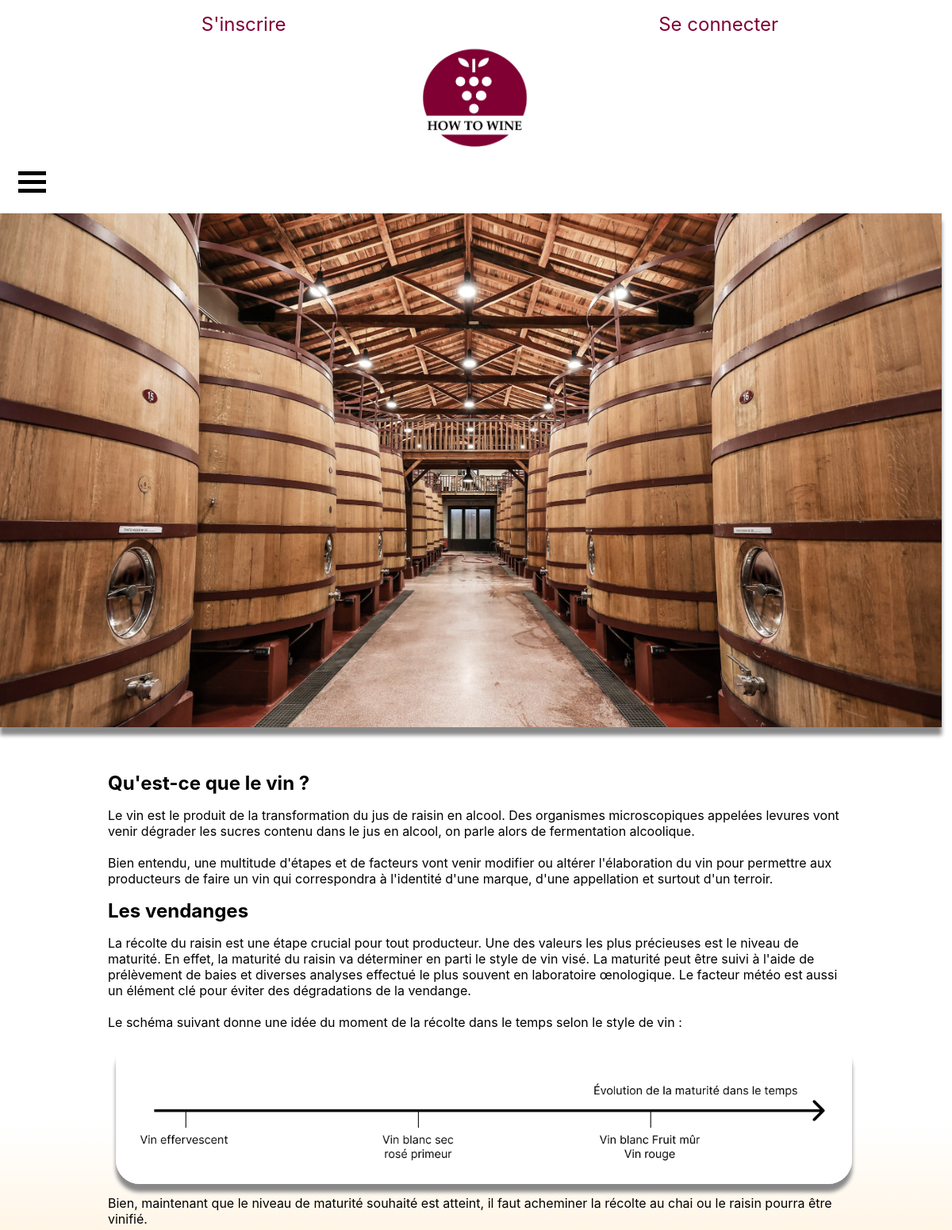
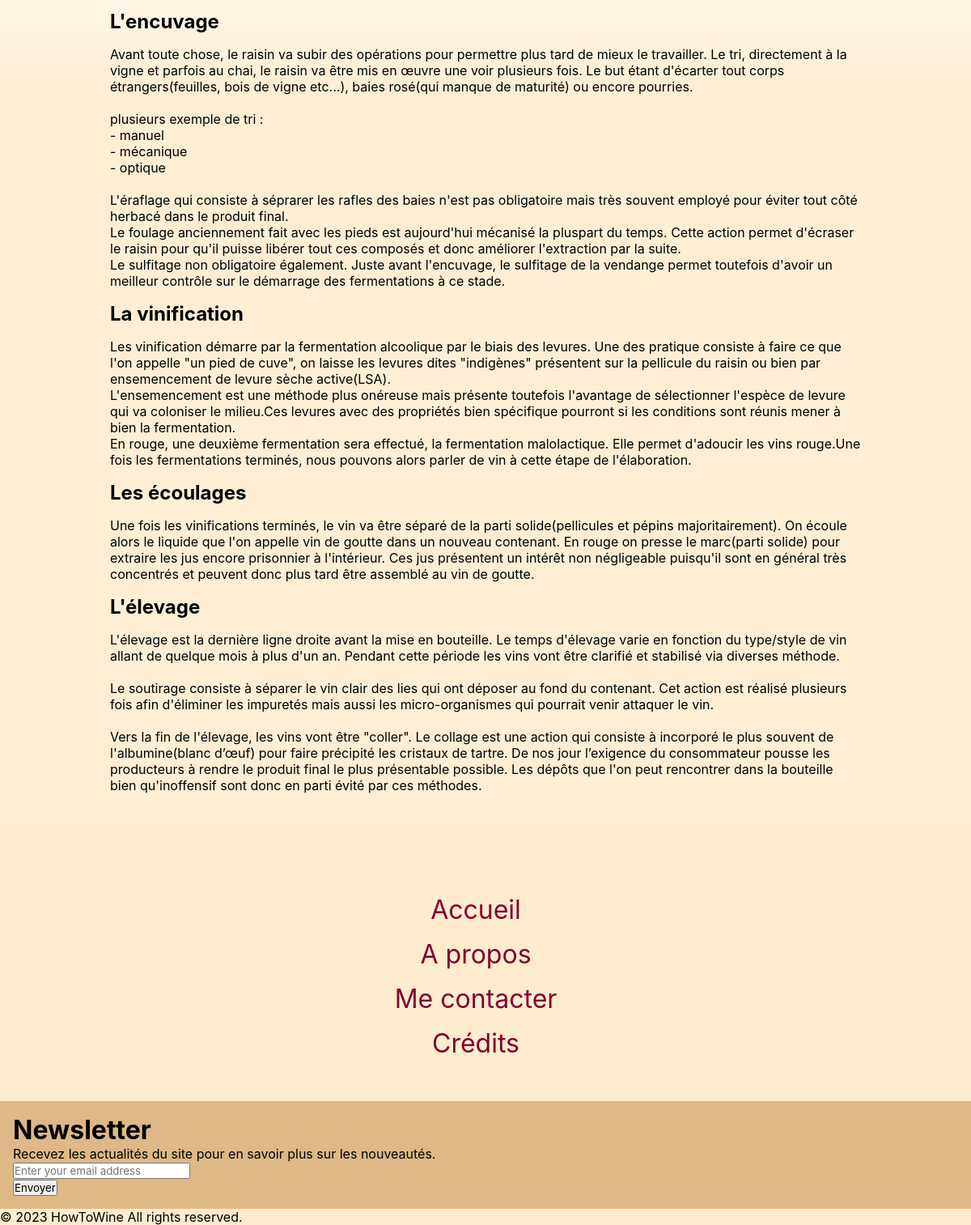
Page /mvc_HowToWine/index.php?page=oenologie&action=amateur on the committed database (2 pictures, top to bottom).
### tables this page shows
CREATE TABLE `chapitre` (
  `id` int(11) NOT NULL AUTO_INCREMENT,
  `nom_chapitre` varchar(100) NOT NULL,
  `contenu` longtext NOT NULL,
  `id_lecon` int(11) NOT NULL,
  `id_niveau` int(11) NOT NULL,
  `id_theme` int(11) NOT NULL,
  PRIMARY KEY (`id`),
  KEY `chapitre_FK` (`id_lecon`),
  KEY `chapitre_FK_1` (`id_theme`),
  KEY `chapitre_FK_2` (`id_niveau`),
  CONSTRAINT `chapitre_FK` FOREIGN KEY (`id_lecon`) REFERENCES `lecon` (`id`),
  CONSTRAINT `chapitre_FK_1` FOREIGN KEY (`id_theme`) REFERENCES `themes` (`id`),
  CONSTRAINT `chapitre_FK_2` FOREIGN KEY (`id_niveau`) REFERENCES `niveau` (`id`)
);

### mvc_HowToWine/index.php (called while the page is built)
<?php
    require_once("includes/core/rooter.php");

### mvc_HowToWine/includes/core/models/dao/daoChapter.php (called while the page is built, shortened)
<?php
	require_once "includes/core/models/class/Chapter.php";
	function getOenoChapters_LvlOne(): array{
		$conn = getConnexion();
    $SQLQuery = "SELECT id, nom_chapitre, contenu, id_lecon, id_niveau, id_theme
	FROM chapitre
	WHERE id_niveau = 1
	AND id_theme = 1";
		$SQLStmt = $conn->prepare($SQLQuery);
		$SQLStmt->execute();
		$oenoChaptersLvlOne = array();
		while ($SQLRow = $SQLStmt->fetch(PDO::FETCH_ASSOC)){
			$chapterLvlOne = new Chapter($SQLRow['nom_chapitre'], $SQLRow['contenu'], $SQLRow['id_lecon'],
			$SQLRow['id_niveau'], $SQLRow['id_theme']);
			$chapterLvlOne->setId($SQLRow['id']);
			$oenoChaptersLvlOne[] = $chapterLvlOne;
		}
		return $oenoChaptersLvlOne;
	}

### mvc_HowToWine/includes/core/models/class/Chapter.php (called while the page is built, shortened)
<?php
	class Chapter{
		private string $name, $content;
		public function __construct(string $name = '', string $content = '', int $idLesson = 0, int $idLevel = 0,
		int $idTheme = 0){
				$this->name = $name;
				$this->content = $content;
		}
		public function getChapter(): string{
			return $this->name;
		}
		public function getContent(): string{
			return $this->content;
		}
	}

### mvc_HowToWine/includes/core/views/view_lessons.phtml (the view, shortened to what this page needs)
<!DOCTYPE html>
<html lang="en">
<head>
    <?php require "includes/partials/head_element.phtml"; ?>
    <link rel="stylesheet" href="public/styles/lessonsPageRequired.css">
</head>
<body>
    <header id="main_header">
        <div class="container">
            <?php require "includes/partials/nav_element.phtml"; ?>
        </div>
    </header>
    <main>
        <div id="<?= setIdByPage($page)?>"></div>
        <section id="Lecon">
            <div class="container_text">
                <?php
                foreach($chapters as $chapter){
                    print($chapter->getChapter());
                    print($chapter->getContent());
                }
                ?>
            </div>
        </section>
    </main>
    <footer>
        <div class="container">
            <?php require "includes/partials/footer_element.phtml" ?>
        </div>
    </footer>
</body>
</html>

### mvc_HowToWine/public/styles/globalCss/containerCss/containerText.css (style rules this page uses)
.container_text { max-width: var(--max-width); margin: 0 auto; padding: 2.5rem 3rem; }
.container_text img { width: 100%; box-shadow: 0px 10px 5px #888; border-radius: 30px; margin: 10px; }
h1 { margin-top: 1rem; margin-bottom: 1rem; }
h2 { margin-top: 1rem; margin-bottom: 1rem; }
ul { margin-bottom: 20px; }
li { list-style-type: none; }

### mvc_HowToWine/public/styles/globalCss/variableCss/variable.css (style rules this page uses)
:root { --color-primary: #800033; --color-secondary: #faea73; --color-menu:#ac4141; --color-green:#095909; --color-black: #000000; --color-red: #FF0000; --color-white: #fff; --color-gray: #bbb; --title-size: 2.5rem; --title-weight:700; --subTitle-size:2rem; --text-size:1.5rem; --max-width: 1024px; }

### mvc_HowToWine/public/styles/partialsCss/static_elements/mainPhotoCss/mainPhoto.css (style rules this page uses)
#main_photoOeno { box-shadow: 0px 10px 5px #888; background-image: url("../../../../img/mario-la-pergola.jpg"); background-size: cover; background-position-y: center; background-position-x: center; filter: grayscale(40%); width: 98.9vw; height: 81vh; display: flex; justify-content: center; align-items: center; }
main { background: rgb(255,255,255); background: linear-gradient(180deg, rgba(255,255,255,1) 50%, rgba(255,238,212,1) 60%); }

### rows in the picture
chapitre: nom_chapitre "Qu'est-ce que le vin ?", contenu "Le vin est le produit de la transformation du jus de raisin en alcool. Des organismes microscopiques appelées levures vont venir dégrader les sucres contenu dans le jus en alcool, on parle alors de fermentation alcoolique. Bien entendu, une multitude d'étapes et de facteurs vont venir modifier ou altérer l'élaboration du vin pour permettre aux producteurs de faire un vin qui correspondra à l'identité d'une marque, d'une appellation et surtout d'un terroir."
chapitre: nom_chapitre "Les vendanges", contenu "La récolte du raisin est une étape crucial pour tout producteur. Une des valeurs les plus précieuses est le niveau de maturité. En effet, la maturité du raisin va déterminer en parti le style de vin visé. La maturité peut être suivi à l'aide de prélèvement de baies et diverses analyses effectué le plus souvent en laboratoire œnologique. Le facteur météo est aussi un élément clé pour éviter des dégradations de la vendange. Le schéma suivant donne une idée du moment de la récolte dans le temps selon le style de vin : Bien, maintenant que le niveau de maturité souhaité est atteint, il faut acheminer la récolte au chai ou le raisin pourra être vinifié.", contenu (picture)
chapitre: nom_chapitre "L'encuvage", contenu "Avant toute chose, le raisin va subir des opérations pour permettre plus tard de mieux le travailler. Le tri, directement à la vigne et parfois au chai, le raisin va être mis en œuvre une voir plusieurs fois. Le but étant d'écarter tout corps étrangers(feuilles, bois de vigne etc...), baies rosé(qui manque de maturité) ou encore pourries. plusieurs exemple de tri : - manuel - mécanique - optique L'éraflage qui consiste à séprarer les rafles des baies n'est pas obligatoire mais très souvent employé pour éviter tout côté herbacé dans le produit final. Le foulage anciennement fait avec les pieds est aujourd'hui mécanisé la pluspart du temps. Cette action permet d'écraser le raisin pour qu'il…"
chapitre: nom_chapitre "La vinification", contenu "Les vinification démarre par la fermentation alcoolique par le biais des levures. Une des pratique consiste à faire ce que l'on appelle \"un pied de cuve\", on laisse les levures dites \"indigènes\" présentent sur la pellicule du raisin ou bien par ensemencement de levure sèche active(LSA). L'ensemencement est une méthode plus onéreuse mais présente toutefois l'avantage de sélectionner l'espèce de levure qui va coloniser le milieu.Ces levures avec des propriétés bien spécifique pourront si les conditions sont réunis mener à bien la fermentation. En rouge, une deuxième fermentation sera effectué, la fermentation malolactique. Elle permet d'adoucir les vins rouge.Une fois les fermentations…"
chapitre: nom_chapitre "Les écoulages", contenu "Une fois les vinifications terminés, le vin va être séparé de la parti solide(pellicules et pépins majoritairement). On écoule alors le liquide que l'on appelle vin de goutte dans un nouveau contenant. En rouge on presse le marc(parti solide) pour extraire les jus encore prisonnier à l'intérieur. Ces jus présentent un intérêt non négligeable puisqu'il sont en général très concentrés et peuvent donc plus tard être assemblé au vin de goutte."
chapitre: nom_chapitre "L'élevage", contenu "L'élevage est la dernière ligne droite avant la mise en bouteille. Le temps d'élevage varie en fonction du type/style de vin allant de quelque mois à plus d'un an. Pendant cette période les vins vont être clarifié et stabilisé via diverses méthode. Le soutirage consiste à séparer le vin clair des lies qui ont déposer au fond du contenant. Cet action est réalisé plusieurs fois afin d'éliminer les impuretés mais aussi les micro-organismes qui pourrait venir attaquer le vin. Vers la fin de l'élevage, les vins vont être \"coller\". Le collage est une action qui consiste à incorporé le plus souvent de l'albumine(blanc d’œuf) pour faire précipité les cristaux de tartre. De nos jour l’exigence du…"
